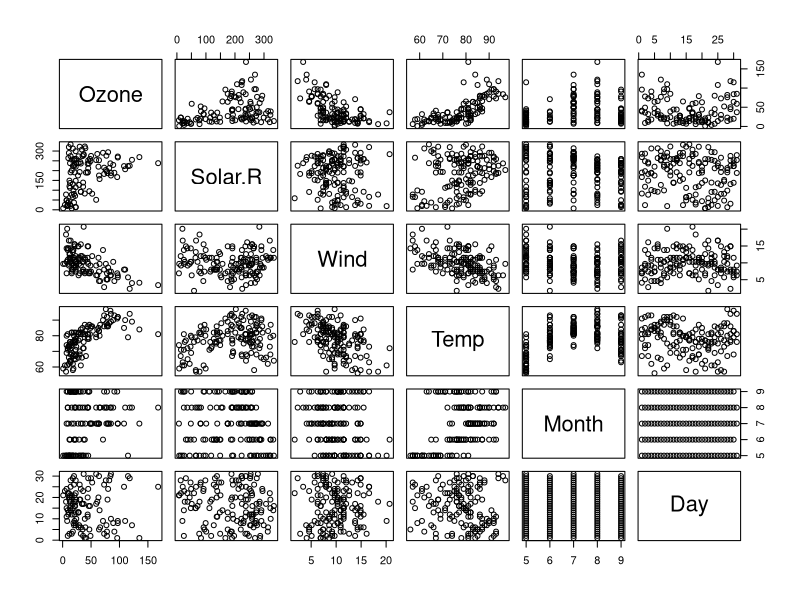
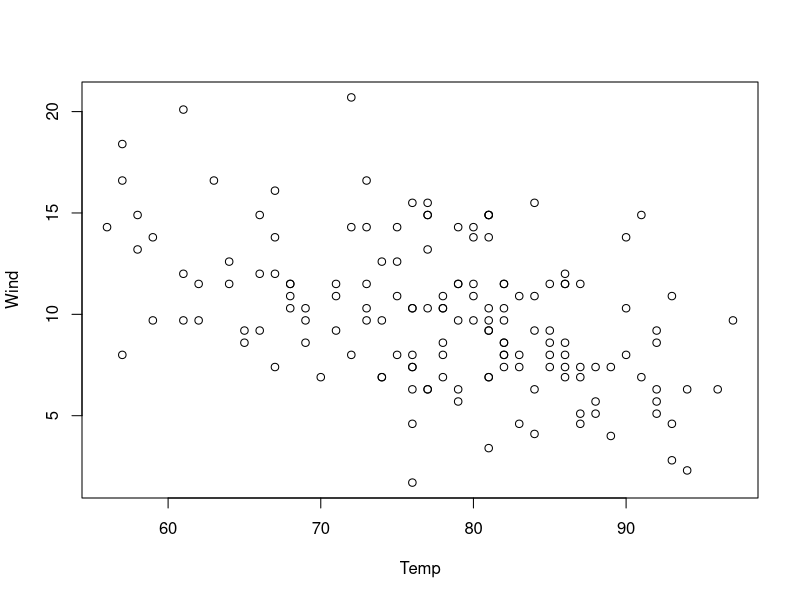
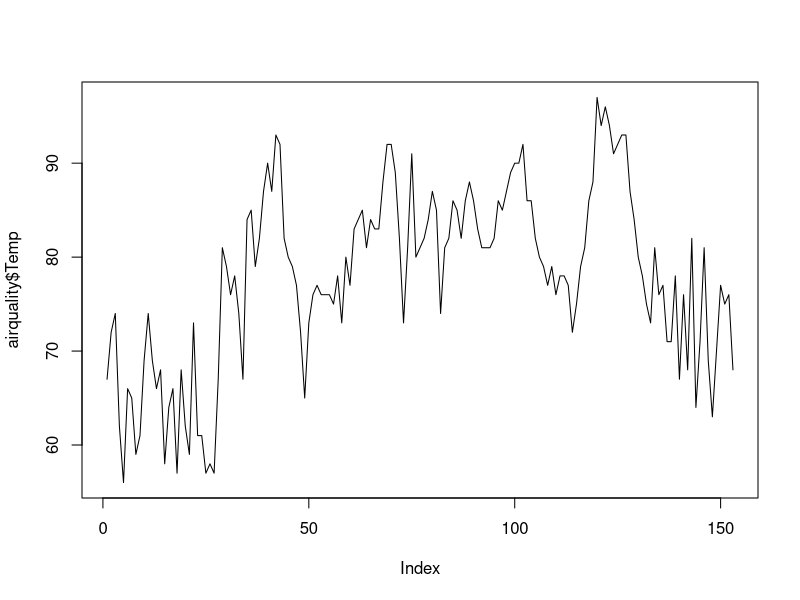
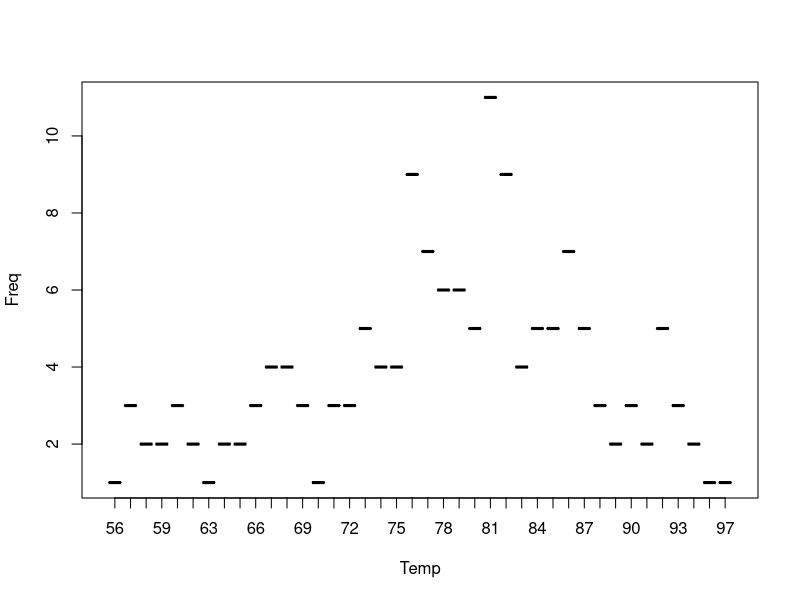

These charts were generated, in order, by the following R code:
## ---- chunk 1
## install.packages("tm")  
## ---- chunk 2
library(tm)
## ---- chunk 3
x <- 10.5       # assign a decimal value 
x              # print the value of x 
## ---- chunk 4
class(x)      # print the class name of x 
## ---- chunk 5
k <- 1
k              # print the value of k 
## ---- chunk 6
class(k)       # print the class name of k 
## ---- chunk 7
is.integer(k)  # is k an integer? 
## ---- chunk 8
y <- as.integer(3) 
y              # print the value of y 
## ---- chunk 9
class(y)       # print the class name of y 
is.integer(y)  # is y an integer? 
## ---- chunk 10
y <- 3L 
is.integer(y)  # is y an integer? 
## ---- chunk 11
as.integer(3.14)    # coerce a numeric value 
## ---- chunk 12
as.integer("5.27")  # coerce a decimal string 
## ---- chunk 13
as.integer("Joe")   # coerce an non-decimal string 
## ---- chunk 14
as.integer(TRUE)    # the numeric value of TRUE 
as.integer(FALSE)   # the numeric value of FALSE 
## ---- chunk 15
x <- 1
y <- 2   # sample values 
z <- x > y      # is x larger than y? 
z              # print the logical value 
## ---- chunk 16
class(z)       # print the class name of z 
## ---- chunk 17
u <- TRUE
v <- FALSE
u & v          # u AND v 
## ---- chunk 18
u | v          # u OR v 
## ---- chunk 19
!u             # negation of u 
## ---- chunk 20
a <- T
b <- F
a & b
## ---- chunk 21
x <- as.character(3.14) 
x
## ---- chunk 22
class(x)       # print the class name of x 
## ---- chunk 23
fname <- "Joe"
lname <-"Smith" 
paste(fname, lname) 
## ---- chunk 24
paste("A", "B", "C", sep="--")
## ---- chunk 25
sprintf("%s has %d dollars", "Sam", 100) 
## ---- chunk 26
substr("Mary has a little lamb.", start=3, stop=12) 
## ---- chunk 27
sub("little", "big", "Mary has a little lamb.") 
## ---- chunk 28
c(2, 3, 5) 
## ---- chunk 29
c(TRUE, FALSE, TRUE, FALSE, FALSE) 
## ---- chunk 30
c("aa", "bb", "cc", "dd", "ee") 
## ---- chunk 31
s1 <- 2:5
s1
## ---- chunk 32
s2 <- seq(from=1, to=5, by=2)  # You can drop the argument names write seq(1,5,2)
s2
## ---- chunk 33
s3 <- rep(1, 5)
s3
## ---- chunk 34
length(c("aa", "bb", "cc", "dd", "ee")) 
## ---- chunk 35
n <- c(2, 3, 5) 
s <- c("aa", "bb", "cc", "dd", "ee") 
 c(n, s) 
## ---- chunk 36
a <- c(1, 3, 5, 7) 
b <- c(1, 2, 4, 8)
## ---- chunk 37
5 * a 
## ---- chunk 38
a + b
## ---- chunk 39
a - b 
## ---- chunk 40
a * b 
## ---- chunk 41
a / b 
## ---- chunk 42
u <- c(10, 20, 30) 
v <- c(1, 2, 3, 4, 5, 6, 7, 8, 9) 
u + v 
## ---- chunk 43
s <- c("aa", "bb", "cc", "dd", "ee") 
s[3] 
## ---- chunk 44
s[-3] 
## ---- chunk 45
s[10] 
## ---- chunk 46
s <- c("aa", "bb", "cc", "dd", "ee") 
s[c(2, 3)] 
## ---- chunk 47
s[c(2, 3, 3)] 
## ---- chunk 48
s[c(2, 1, 3)] 
## ---- chunk 49
s[2:4] 
## ---- chunk 50
s <- c("aa", "bb", "cc", "dd", "ee")
## ---- chunk 51
L = c(FALSE, TRUE, FALSE, TRUE, FALSE)
s[L] 
## ---- chunk 52
s[c(FALSE, TRUE, FALSE, TRUE, FALSE)]
## ---- chunk 53
v <- c("Mary", "Sue") 
names(v) <- c("First", "Last") 
v 
## ---- chunk 54
v["First"] 
## ---- chunk 55
v[c("Last", "First")] 
## ---- chunk 56
n <- c(2, 3, 5) 
s <- c("aa", "bb", "cc", "dd", "ee") 
b <- c(TRUE, FALSE, TRUE, FALSE, FALSE) 

x <- list(n, s, b, 3)   # x contains copies of n, s, b
x
## ---- chunk 57
x[2] 
## ---- chunk 58
x[c(2, 4)] 
## ---- chunk 59
x[2]
## ---- chunk 60
x[[2]]
## ---- chunk 61
x[[2]][1] = "ta" 
x[[2]] 
## ---- chunk 62
s 
## ---- chunk 63
n <- c(2, 3, 5) 
s <- c("aa", "bb", "cc") 
b <- c(TRUE, FALSE, TRUE) 
df <- data.frame(n, s, b) # df is a data frame
df
## ---- chunk 64
mtcars 
## ---- chunk 65
mtcars[1, 2] 
## ---- chunk 66
mtcars["Mazda RX4", "cyl"] 
## ---- chunk 67
nrow(mtcars)    # number of data rows 
## ---- chunk 68
ncol(mtcars)    # number of columns 
## ---- chunk 69
dim(mtcars)
## ---- chunk 70
help(mtcars)
## ---- chunk 71
head(mtcars) 
## ---- chunk 72
mtcars[[9]] 
## ---- chunk 73
mtcars[["am"]] 
## ---- chunk 74
mtcars$am 
## ---- chunk 75
mtcars[, "am"] 
## ---- chunk 76
mtcars[1] 
## ---- chunk 77
mtcars["mpg"] 
## ---- chunk 78
mtcars[["mpg"]]
## ---- chunk 79
mtcars[c("mpg", "hp")] 
## ---- chunk 80
mtcars[24,] 
## ---- chunk 81
mtcars[c(3, 24),] 
## ---- chunk 82
mtcars["Camaro Z28",] 
## ---- chunk 83
mtcars[c("Datsun 710", "Camaro Z28"),] 
## ---- chunk 84
L <- mtcars$am == 0 
L 
## ---- chunk 85
mtcars[L,] 
## ---- chunk 86
mtcars[L,]$mpg 
## ---- chunk 87
names(df)[names(df) == 'old.var.name'] <- 'new.var.name'
## ---- chunk 88
##library(gdata)                   # load gdata package 
##help(read.xls)                   # documentation 
##mydata <- read.xls("mydata.xls")  # read from first sheet
## ---- chunk 89
##library(XLConnect)               # load XLConnect package 
##wk <- loadWorkbook("mydata.xls") 
##df <- readWorksheet(wk, sheet="Sheet1")
## ---- chunk 90
mydata <- read.table("mydata.txt")  # read text file 
mydata                             # print data frame 
## ---- chunk 91
mydata <- read.csv("mydata.csv")  # read csv file 
mydata 
## ---- chunk 92
help(read.csv)
## ---- chunk 93
getwd()               # get current working directory
## ---- chunk 94
## setwd("<new path>")   # set working directory
## ---- chunk 95
## setwd("C:/MyDoc")
## ---- chunk 96
airquality
## ---- chunk 97
plot(airquality)
## ---- chunk 98
plot(airquality[, c("Temp", "Wind")])
## ---- chunk 99
plot(airquality$Temp, type='l')
## ---- chunk 100
?plot
## ---- chunk 101
temps <- table(airquality$Temp)
temps
## ---- chunk 102
temps.df <- data.frame(temps)
temps.df
## ---- chunk 103
plot(temps.df, xlab="Temp", type="b")
